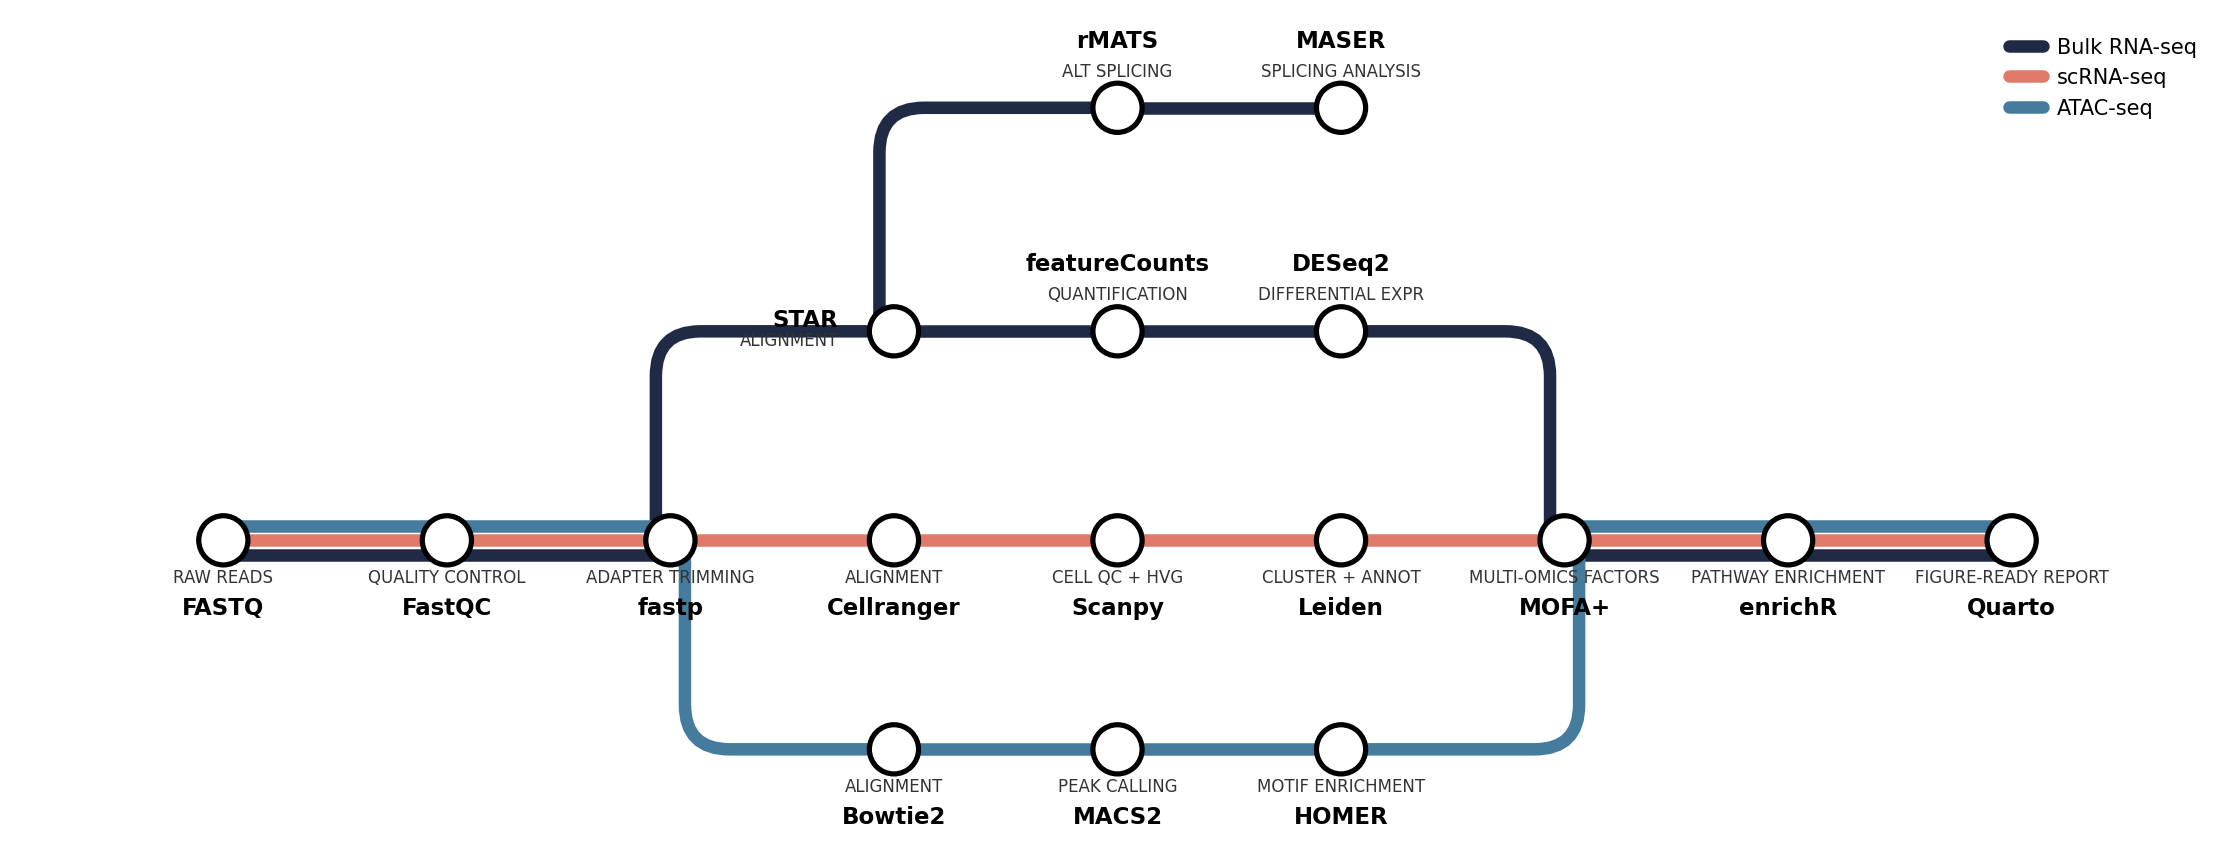

Write Python code to recreate this figure.
"""Example: a multi-omics pipeline (bulk RNA-seq, scRNA-seq, ATAC-seq)
sharing a QC trunk, with a bulk splice branch ending at MASER."""
import matplotlib.pyplot as plt

from metroplot import Diagram

NAVY = "#1f2a44"
CORAL = "#e07a6b"
BLUE = "#457b9d"

d = Diagram(legend_loc="upper right")

# Shared trunk
(d.station("fastq",   0.0,  0.0, "FASTQ",         "RAW READS", "below")
  .station("fastqc",  2.0,  0.0, "FastQC",        "QUALITY CONTROL", "below")
  .station("fastp",   4.0,  0.0, "fastp",         "ADAPTER TRIMMING", "below"))

# Bulk RNA-seq DE lane
(d.station("star",    6.0,  2.0, "STAR",          "ALIGNMENT", "left")
  .station("fcounts", 8.0,  2.0, "featureCounts", "QUANTIFICATION")
  .station("deseq2", 10.0,  2.0, "DESeq2",        "DIFFERENTIAL EXPR"))

# Bulk splice branch (off STAR, going up)
(d.station("rmats",   8.0,  4.0, "rMATS",         "ALT SPLICING")
  .station("maser",  10.0,  4.0, "MASER",         "SPLICING ANALYSIS"))

# scRNA-seq lane
(d.station("cellranger", 6.0,  0.0, "Cellranger",  "ALIGNMENT", "below")
  .station("scanpy_qc",  8.0,  0.0, "Scanpy",      "CELL QC + HVG", "below")
  .station("leiden",    10.0,  0.0, "Leiden",      "CLUSTER + ANNOT", "below"))

# ATAC-seq lane
(d.station("bowtie2",   6.0, -2.0, "Bowtie2",     "ALIGNMENT", "below")
  .station("macs2",     8.0, -2.0, "MACS2",       "PEAK CALLING", "below")
  .station("homer",    10.0, -2.0, "HOMER",       "MOTIF ENRICHMENT", "below"))

# Merge + downstream
(d.station("mofa",     12.0,  0.0, "MOFA+",        "MULTI-OMICS FACTORS", "below")
  .station("enrich",   14.0,  0.0, "enrichR",      "PATHWAY ENRICHMENT", "below")
  .station("report",   16.0,  0.0, "Quarto",       "FIGURE-READY REPORT", "below"))

# Bulk has two routes: the main DE path and a splice branch from STAR up to
# rMATS / MASER. Per-segment bend orientation is chosen automatically so the
# divergence and convergence segments don't visually run through the lanes
# they pass between.
d.line("Bulk RNA-seq", NAVY, [
    ["fastq", "fastqc", "fastp", "star", "fcounts", "deseq2", "mofa", "enrich", "report"],
    ["star", "rmats", "maser"],
])

d.line("scRNA-seq", CORAL, [
    ["fastq", "fastqc", "fastp", "cellranger", "scanpy_qc", "leiden", "mofa", "enrich", "report"],
])
d.line("ATAC-seq", BLUE, [
    ["fastq", "fastqc", "fastp", "bowtie2", "macs2", "homer", "mofa", "enrich", "report"],
])

fig, ax = plt.subplots(figsize=(15, 6))
d.render(ax)
plt.tight_layout()
plt.savefig("example.png", dpi=150, bbox_inches="tight")
print("wrote example.png")
